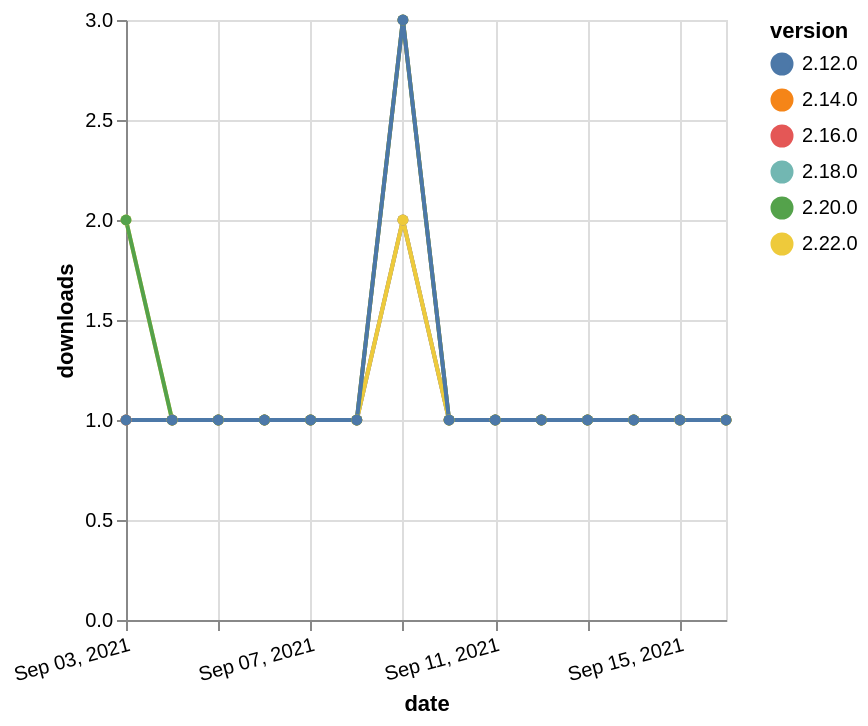

Specify this chart in Vega-Lite:
### Vega-Lite specification from a JSON file in a GitHub repository (floating-point values rounded to 4 significant figures)
{"$schema": "https://vega.github.io/schema/vega-lite/v5.json", "description": "A simple bar chart with embedded data.", "data": {"values": [{"date": "2021-09-03", "total": 178, "delta": 1, "version": "2.16.0"}, {"date": "2021-09-04", "total": 179, "delta": 1, "version": "2.16.0"}, {"date": "2021-09-05", "total": 180, "delta": 1, "version": "2.16.0"}, {"date": "2021-09-06", "total": 181, "delta": 1, "version": "2.16.0"}, {"date": "2021-09-07", "total": 182, "delta": 1, "version": "2.16.0"}, {"date": "2021-09-08", "total": 183, "delta": 1, "version": "2.16.0"}, {"date": "2021-09-09", "total": 185, "delta": 2, "version": "2.16.0"}, {"date": "2021-09-10", "total": 186, "delta": 1, "version": "2.16.0"}, {"date": "2021-09-11", "total": 187, "delta": 1, "version": "2.16.0"}, {"date": "2021-09-12", "total": 188, "delta": 1, "version": "2.16.0"}, {"date": "2021-09-13", "total": 189, "delta": 1, "version": "2.16.0"}, {"date": "2021-09-14", "total": 190, "delta": 1, "version": "2.16.0"}, {"date": "2021-09-15", "total": 191, "delta": 1, "version": "2.16.0"}, {"date": "2021-09-16", "total": 192, "delta": 1, "version": "2.16.0"}, {"date": "2021-09-03", "total": 151, "delta": 1, "version": "2.18.0"}, {"date": "2021-09-04", "total": 152, "delta": 1, "version": "2.18.0"}, {"date": "2021-09-05", "total": 153, "delta": 1, "version": "2.18.0"}, {"date": "2021-09-06", "total": 154, "delta": 1, "version": "2.18.0"}, {"date": "2021-09-07", "total": 155, "delta": 1, "version": "2.18.0"}, {"date": "2021-09-08", "total": 156, "delta": 1, "version": "2.18.0"}, {"date": "2021-09-09", "total": 158, "delta": 2, "version": "2.18.0"}, {"date": "2021-09-10", "total": 159, "delta": 1, "version": "2.18.0"}, {"date": "2021-09-11", "total": 160, "delta": 1, "version": "2.18.0"}, {"date": "2021-09-12", "total": 161, "delta": 1, "version": "2.18.0"}, {"date": "2021-09-13", "total": 162, "delta": 1, "version": "2.18.0"}, {"date": "2021-09-14", "total": 163, "delta": 1, "version": "2.18.0"}, {"date": "2021-09-15", "total": 164, "delta": 1, "version": "2.18.0"}, {"date": "2021-09-16", "total": 165, "delta": 1, "version": "2.18.0"}, {"date": "2021-09-03", "total": 312, "delta": 1, "version": "2.14.0"}, {"date": "2021-09-04", "total": 313, "delta": 1, "version": "2.14.0"}, {"date": "2021-09-05", "total": 314, "delta": 1, "version": "2.14.0"}, {"date": "2021-09-06", "total": 315, "delta": 1, "version": "2.14.0"}, {"date": "2021-09-07", "total": 316, "delta": 1, "version": "2.14.0"}, {"date": "2021-09-08", "total": 317, "delta": 1, "version": "2.14.0"}, {"date": "2021-09-09", "total": 320, "delta": 3, "version": "2.14.0"}, {"date": "2021-09-10", "total": 321, "delta": 1, "version": "2.14.0"}, {"date": "2021-09-11", "total": 322, "delta": 1, "version": "2.14.0"}, {"date": "2021-09-12", "total": 323, "delta": 1, "version": "2.14.0"}, {"date": "2021-09-13", "total": 324, "delta": 1, "version": "2.14.0"}, {"date": "2021-09-14", "total": 325, "delta": 1, "version": "2.14.0"}, {"date": "2021-09-15", "total": 326, "delta": 1, "version": "2.14.0"}, {"date": "2021-09-16", "total": 327, "delta": 1, "version": "2.14.0"}, {"date": "2021-09-03", "total": 120, "delta": 2, "version": "2.22.0"}, {"date": "2021-09-04", "total": 121, "delta": 1, "version": "2.22.0"}, {"date": "2021-09-05", "total": 122, "delta": 1, "version": "2.22.0"}, {"date": "2021-09-06", "total": 123, "delta": 1, "version": "2.22.0"}, {"date": "2021-09-07", "total": 124, "delta": 1, "version": "2.22.0"}, {"date": "2021-09-08", "total": 125, "delta": 1, "version": "2.22.0"}, {"date": "2021-09-09", "total": 127, "delta": 2, "version": "2.22.0"}, {"date": "2021-09-10", "total": 128, "delta": 1, "version": "2.22.0"}, {"date": "2021-09-11", "total": 129, "delta": 1, "version": "2.22.0"}, {"date": "2021-09-12", "total": 130, "delta": 1, "version": "2.22.0"}, {"date": "2021-09-13", "total": 131, "delta": 1, "version": "2.22.0"}, {"date": "2021-09-14", "total": 132, "delta": 1, "version": "2.22.0"}, {"date": "2021-09-15", "total": 133, "delta": 1, "version": "2.22.0"}, {"date": "2021-09-16", "total": 134, "delta": 1, "version": "2.22.0"}, {"date": "2021-09-03", "total": 182, "delta": 2, "version": "2.20.0"}, {"date": "2021-09-04", "total": 183, "delta": 1, "version": "2.20.0"}, {"date": "2021-09-05", "total": 184, "delta": 1, "version": "2.20.0"}, {"date": "2021-09-06", "total": 185, "delta": 1, "version": "2.20.0"}, {"date": "2021-09-07", "total": 186, "delta": 1, "version": "2.20.0"}, {"date": "2021-09-08", "total": 187, "delta": 1, "version": "2.20.0"}, {"date": "2021-09-09", "total": 190, "delta": 3, "version": "2.20.0"}, {"date": "2021-09-10", "total": 191, "delta": 1, "version": "2.20.0"}, {"date": "2021-09-11", "total": 192, "delta": 1, "version": "2.20.0"}, {"date": "2021-09-12", "total": 193, "delta": 1, "version": "2.20.0"}, {"date": "2021-09-13", "total": 194, "delta": 1, "version": "2.20.0"}, {"date": "2021-09-14", "total": 195, "delta": 1, "version": "2.20.0"}, {"date": "2021-09-15", "total": 196, "delta": 1, "version": "2.20.0"}, {"date": "2021-09-16", "total": 197, "delta": 1, "version": "2.20.0"}, {"date": "2021-09-03", "total": 378, "delta": 1, "version": "2.12.0"}, {"date": "2021-09-04", "total": 379, "delta": 1, "version": "2.12.0"}, {"date": "2021-09-05", "total": 380, "delta": 1, "version": "2.12.0"}, {"date": "2021-09-06", "total": 381, "delta": 1, "version": "2.12.0"}, {"date": "2021-09-07", "total": 382, "delta": 1, "version": "2.12.0"}, {"date": "2021-09-08", "total": 383, "delta": 1, "version": "2.12.0"}, {"date": "2021-09-09", "total": 386, "delta": 3, "version": "2.12.0"}, {"date": "2021-09-10", "total": 387, "delta": 1, "version": "2.12.0"}, {"date": "2021-09-11", "total": 388, "delta": 1, "version": "2.12.0"}, {"date": "2021-09-12", "total": 389, "delta": 1, "version": "2.12.0"}, {"date": "2021-09-13", "total": 390, "delta": 1, "version": "2.12.0"}, {"date": "2021-09-14", "total": 391, "delta": 1, "version": "2.12.0"}, {"date": "2021-09-15", "total": 392, "delta": 1, "version": "2.12.0"}, {"date": "2021-09-16", "total": 393, "delta": 1, "version": "2.12.0"}]}, "width": "container", "mark": {"type": "line", "point": {"filled": true}}, "encoding": {"x": {"field": "date", "type": "temporal", "timeUnit": "yearmonthdate", "title": "date", "axis": {"labelAngle": -15}}, "y": {"field": "delta", "type": "quantitative", "title": "downloads"}, "color": {"field": "version", "type": "nominal"}, "tooltip": {"field": "delta"}}}
